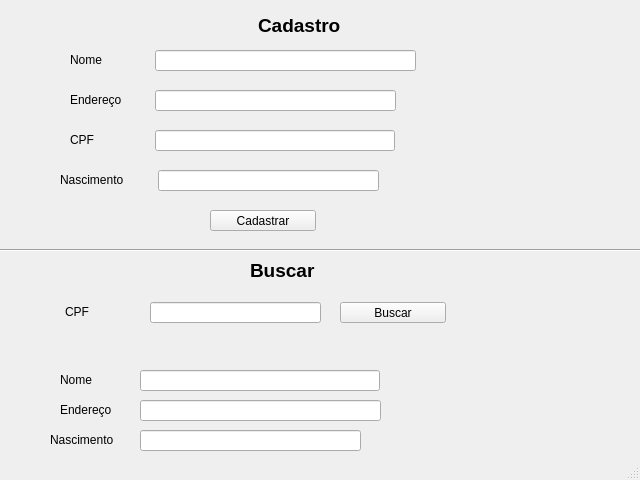
<?xml version="1.0" encoding="UTF-8"?>
<ui version="4.0">
 <class>MainWindow</class>
 <widget class="QMainWindow" name="MainWindow">
  <property name="geometry">
   <rect>
    <x>0</x>
    <y>0</y>
    <width>640</width>
    <height>480</height>
   </rect>
  </property>
  <property name="windowTitle">
   <string>MainWindow</string>
  </property>
  <widget class="QWidget" name="centralwidget">
   <widget class="QLabel" name="Cadastro">
    <property name="geometry">
     <rect>
      <x>258</x>
      <y>10</y>
      <width>140</width>
      <height>30</height>
     </rect>
    </property>
    <property name="maximumSize">
     <size>
      <width>91</width>
      <height>41</height>
     </size>
    </property>
    <property name="font">
     <font>
      <pointsize>14</pointsize>
      <weight>75</weight>
      <bold>true</bold>
     </font>
    </property>
    <property name="text">
     <string>Cadastro</string>
    </property>
   </widget>
   <widget class="QLineEdit" name="lineEdit">
    <property name="geometry">
     <rect>
      <x>155</x>
      <y>50</y>
      <width>261</width>
      <height>21</height>
     </rect>
    </property>
   </widget>
   <widget class="QLabel" name="label">
    <property name="geometry">
     <rect>
      <x>70</x>
      <y>50</y>
      <width>63</width>
      <height>20</height>
     </rect>
    </property>
    <property name="text">
     <string>Nome</string>
    </property>
   </widget>
   <widget class="QLineEdit" name="lineEdit_2">
    <property name="geometry">
     <rect>
      <x>155</x>
      <y>90</y>
      <width>241</width>
      <height>21</height>
     </rect>
    </property>
    <property name="text">
     <string/>
    </property>
   </widget>
   <widget class="QLabel" name="label_2">
    <property name="geometry">
     <rect>
      <x>70</x>
      <y>90</y>
      <width>71</width>
      <height>20</height>
     </rect>
    </property>
    <property name="text">
     <string>Endereço</string>
    </property>
   </widget>
   <widget class="QLineEdit" name="lineEdit_3">
    <property name="geometry">
     <rect>
      <x>155</x>
      <y>130</y>
      <width>240</width>
      <height>21</height>
     </rect>
    </property>
   </widget>
   <widget class="QLabel" name="label_3">
    <property name="geometry">
     <rect>
      <x>70</x>
      <y>130</y>
      <width>63</width>
      <height>20</height>
     </rect>
    </property>
    <property name="text">
     <string>CPF</string>
    </property>
   </widget>
   <widget class="QLineEdit" name="lineEdit_4">
    <property name="geometry">
     <rect>
      <x>158</x>
      <y>170</y>
      <width>221</width>
      <height>21</height>
     </rect>
    </property>
   </widget>
   <widget class="QLabel" name="label_4">
    <property name="geometry">
     <rect>
      <x>60</x>
      <y>170</y>
      <width>91</width>
      <height>20</height>
     </rect>
    </property>
    <property name="text">
     <string>Nascimento</string>
    </property>
   </widget>
   <widget class="QPushButton" name="pushButton">
    <property name="geometry">
     <rect>
      <x>210</x>
      <y>210</y>
      <width>106</width>
      <height>21</height>
     </rect>
    </property>
    <property name="text">
     <string>Cadastrar</string>
    </property>
   </widget>
   <widget class="QLabel" name="Buscar">
    <property name="geometry">
     <rect>
      <x>250</x>
      <y>260</y>
      <width>91</width>
      <height>20</height>
     </rect>
    </property>
    <property name="maximumSize">
     <size>
      <width>91</width>
      <height>41</height>
     </size>
    </property>
    <property name="font">
     <font>
      <pointsize>14</pointsize>
      <weight>75</weight>
      <bold>true</bold>
     </font>
    </property>
    <property name="text">
     <string>Buscar</string>
    </property>
   </widget>
   <widget class="Line" name="line">
    <property name="geometry">
     <rect>
      <x>-13</x>
      <y>240</y>
      <width>661</width>
      <height>20</height>
     </rect>
    </property>
    <property name="orientation">
     <enum>Qt::Horizontal</enum>
    </property>
   </widget>
   <widget class="QLabel" name="label_5">
    <property name="geometry">
     <rect>
      <x>65</x>
      <y>302</y>
      <width>63</width>
      <height>20</height>
     </rect>
    </property>
    <property name="text">
     <string>CPF</string>
    </property>
   </widget>
   <widget class="QLineEdit" name="lineEdit_5">
    <property name="geometry">
     <rect>
      <x>150</x>
      <y>302</y>
      <width>171</width>
      <height>21</height>
     </rect>
    </property>
   </widget>
   <widget class="QPushButton" name="pushButton_2">
    <property name="geometry">
     <rect>
      <x>340</x>
      <y>302</y>
      <width>106</width>
      <height>21</height>
     </rect>
    </property>
    <property name="text">
     <string>Buscar</string>
    </property>
   </widget>
   <widget class="QLabel" name="label_6">
    <property name="geometry">
     <rect>
      <x>60</x>
      <y>370</y>
      <width>63</width>
      <height>20</height>
     </rect>
    </property>
    <property name="text">
     <string>Nome</string>
    </property>
   </widget>
   <widget class="QLineEdit" name="lineEdit_6">
    <property name="geometry">
     <rect>
      <x>140</x>
      <y>400</y>
      <width>241</width>
      <height>21</height>
     </rect>
    </property>
    <property name="text">
     <string/>
    </property>
   </widget>
   <widget class="QLabel" name="label_7">
    <property name="geometry">
     <rect>
      <x>60</x>
      <y>400</y>
      <width>63</width>
      <height>20</height>
     </rect>
    </property>
    <property name="text">
     <string>Endereço</string>
    </property>
   </widget>
   <widget class="QLineEdit" name="lineEdit_7">
    <property name="geometry">
     <rect>
      <x>140</x>
      <y>430</y>
      <width>221</width>
      <height>21</height>
     </rect>
    </property>
   </widget>
   <widget class="QLineEdit" name="lineEdit_8">
    <property name="geometry">
     <rect>
      <x>140</x>
      <y>370</y>
      <width>240</width>
      <height>21</height>
     </rect>
    </property>
   </widget>
   <widget class="QLabel" name="label_8">
    <property name="geometry">
     <rect>
      <x>50</x>
      <y>430</y>
      <width>81</width>
      <height>20</height>
     </rect>
    </property>
    <property name="text">
     <string>Nascimento</string>
    </property>
   </widget>
  </widget>
  <widget class="QStatusBar" name="statusbar"/>
 </widget>
 <resources/>
 <connections/>
</ui>
